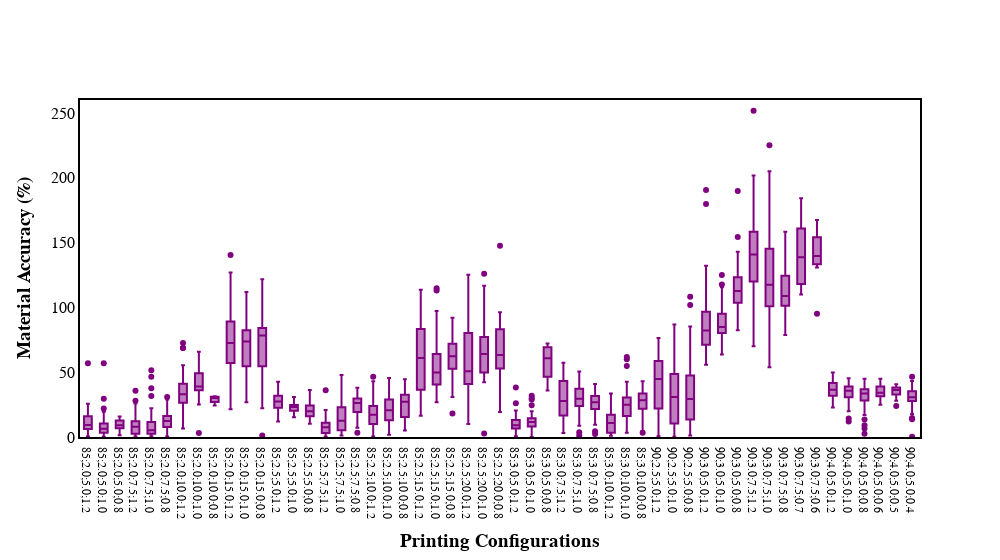

Notebook code cell kept with this figure:
### Markdown cell above
### Plot material accuracy relationship - Figure 2a

### Code cell
import plotly.graph_objects as go
layout = go.Layout(
    paper_bgcolor='rgba(0,0,0,0)',
    plot_bgcolor='rgba(0,0,0,0)'
)
fig = go.Figure(layout = layout)
fig.add_trace(go.Box( x=diff["combo2_lab"], 
                     y=diff["material accuracy(%)"], 
                     name="Material accuracy (%)", 
                     hoverinfo = "text",
                     marker_color = 'purple',
                     text=labels))
fig.update_layout(
    #title="Material accuracy distribution",
    xaxis_title="<b>Printing Configurations</b>",
    yaxis_title="<b>Material Accuracy (%)</b>",
    yaxis={"range":[0,260]},
    width=1000,
    font=dict(family='serif', color='black', size=16)
    )
fig.update_xaxes(tickfont=dict(family='serif', color='black', size=12))

fig.update_yaxes(showgrid=False, gridwidth=1, gridcolor='gray')
fig.update_xaxes(showgrid=False, gridwidth=1, gridcolor='gray')
fig.update_xaxes(showline=True, linewidth=2, linecolor='black', mirror=True)
fig.update_yaxes(showline=True, linewidth=2, linecolor='black', mirror=True)
#uncomment to save the figure
fig.write_image("box2.pdf")
fig.show()

### Figure 1 — Plotly figure (JSON) as saved in the notebook; plotly's stock layout.template omitted (floating-point values rounded to 4 significant figures; data arrays with more than 128 entries replaced by an {"elided": "..."} marker saying what was removed)
{"data": [{"hoverinfo": "text", "marker": {"color": "purple"}, "name": "Material accuracy (%)", "text": {"elided": "1823 str values"}, "type": "box", "x": {"elided": "1823 str values"}, "y": {"elided": "1823 float values"}}], "layout": {"font": {"color": "black", "family": "serif", "size": 16}, "paper_bgcolor": "rgba(0,0,0,0)", "plot_bgcolor": "rgba(0,0,0,0)", "width": 1000, "xaxis": {"gridcolor": "gray", "gridwidth": 1, "linecolor": "black", "linewidth": 2, "mirror": true, "showgrid": false, "showline": true, "tickfont": {"color": "black", "family": "serif", "size": 12}, "title": {"text": "<b>Printing Configurations</b>"}}, "yaxis": {"gridcolor": "gray", "gridwidth": 1, "linecolor": "black", "linewidth": 2, "mirror": true, "range": [0, 260], "showgrid": false, "showline": true, "title": {"text": "<b>Material Accuracy (%)</b>"}}}}
